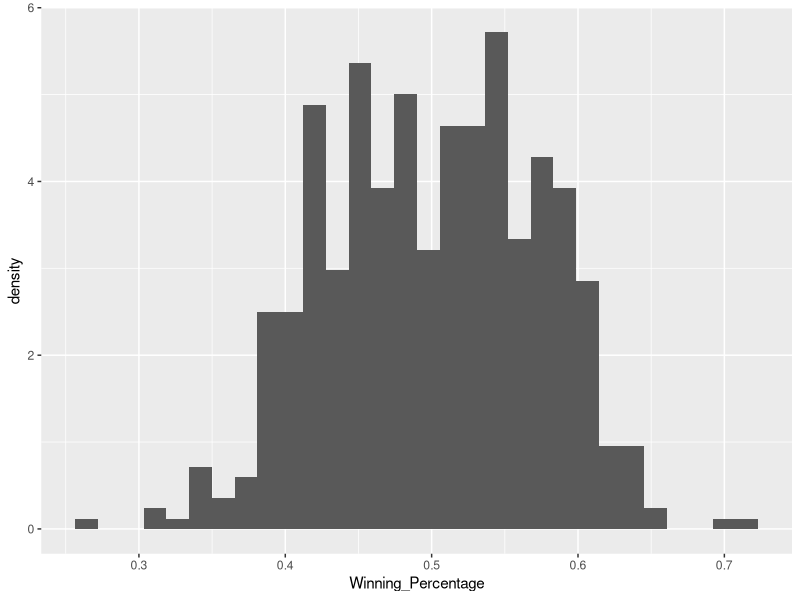
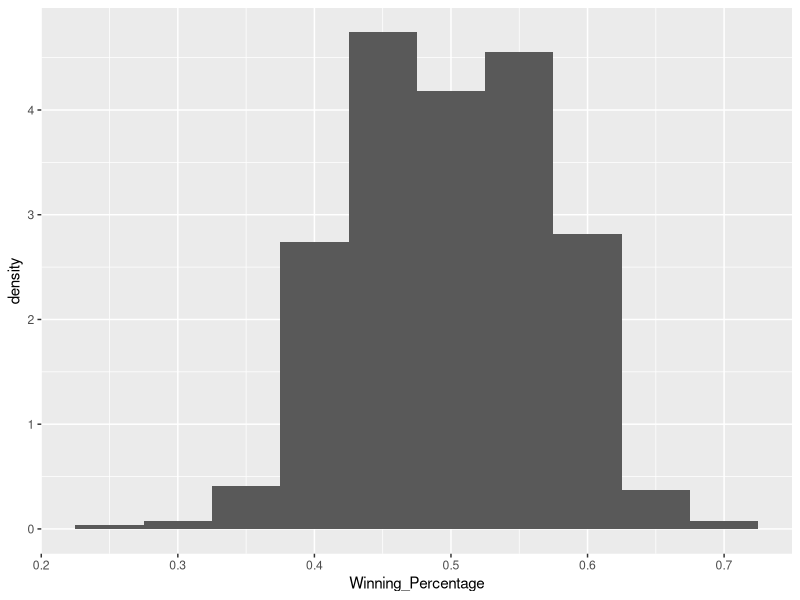
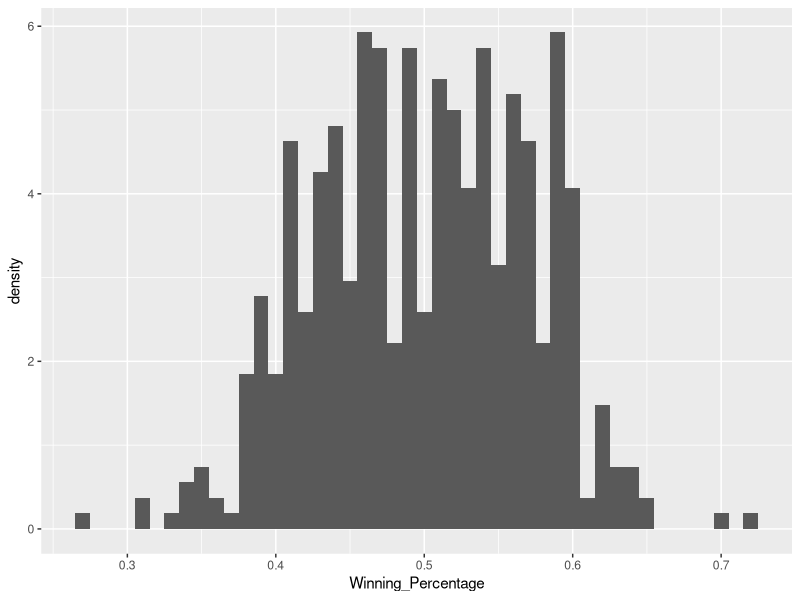
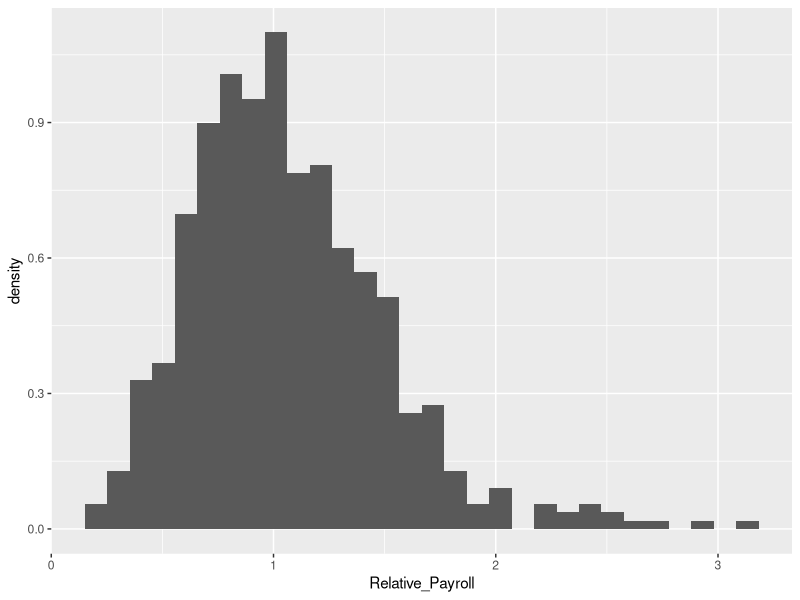
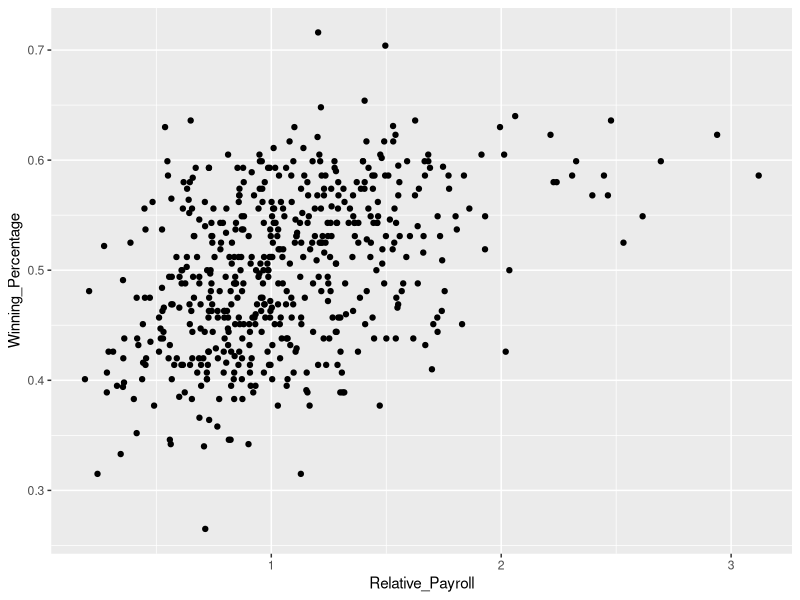
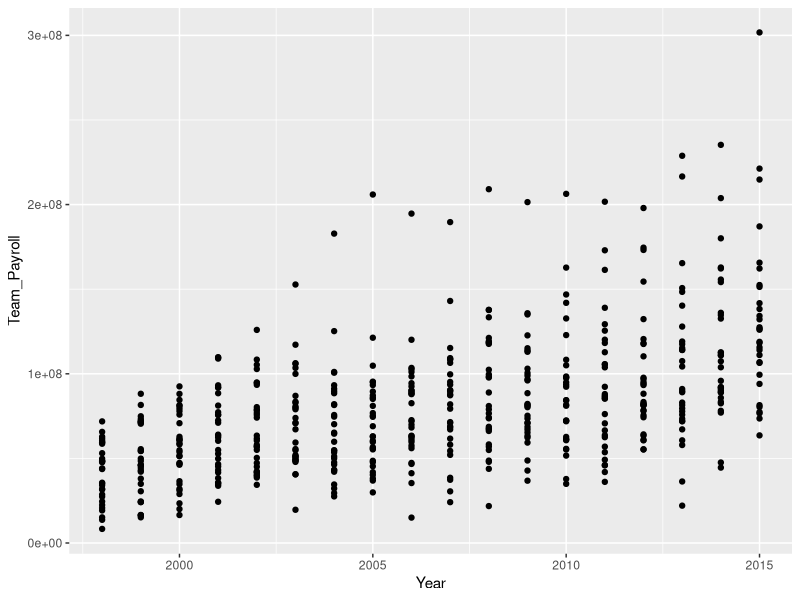
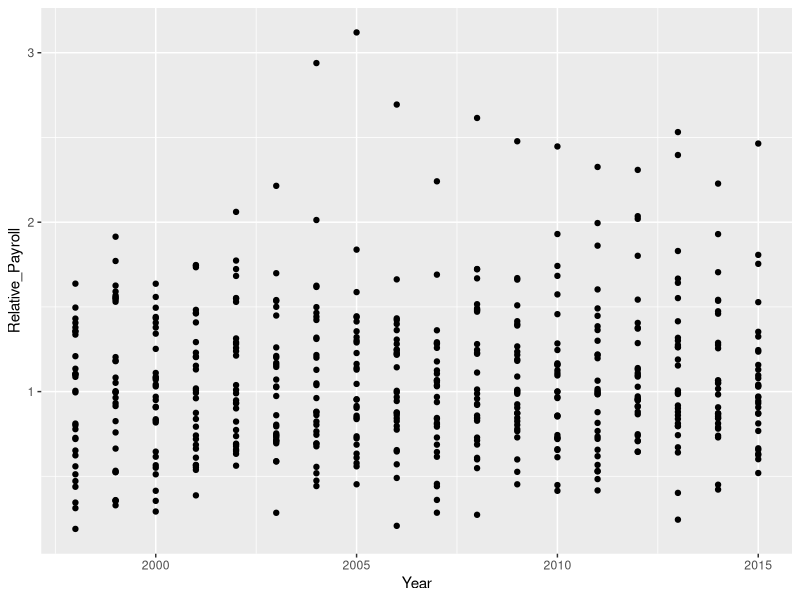
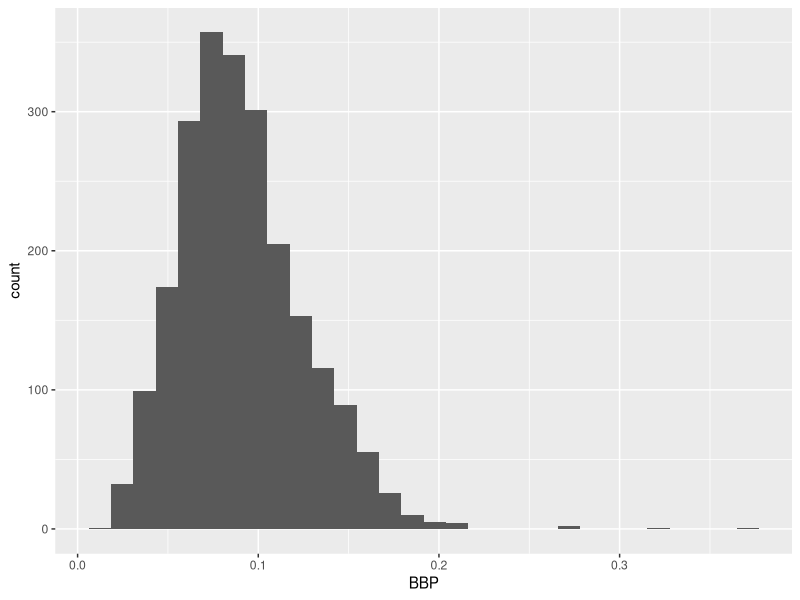

The R source for these figures, in order:
## ---- chunk 1
knitr::opts_chunk$set(cache = TRUE, fig.align = "center", include = FALSE) # set include = TRUE to see solutions in knitted RMarkdown
library(tidyverse)
## ---- chunk 2
# solution
relative_payroll <- read_csv(file = "data/mlb_relative_payrolls.csv")
## ---- chunk 3
# solution
ggplot(data = relative_payroll) +
  geom_histogram(mapping = aes(x = Winning_Percentage, y = ..density..))

ggplot(data = relative_payroll) +
  geom_histogram(mapping = aes(x = Winning_Percentage, y = ..density..), binwidth = 0.05)

ggplot(data = relative_payroll) +
  geom_histogram(mapping = aes(x = Winning_Percentage, y = ..density..), binwidth = 0.01)
## ---- chunk 4
# solution
ggplot(data = relative_payroll) +
  geom_histogram(mapping = aes(x = Relative_Payroll, y = ..density..))
## ---- chunk 5
# solution
ggplot(data = relative_payroll) +
  geom_point(mapping = aes(x = Relative_Payroll, y = Winning_Percentage))
## ---- chunk 6
# solution
ggplot(data = relative_payroll) + 
  geom_point(mapping = aes(x = Year, y = Team_Payroll))

ggplot(data = relative_payroll) + 
  geom_point(mapping = aes(x = Year, y = Relative_Payroll))
## ---- chunk 7
# solution
hitting_qualified <- read_csv("data/hitting_qualified.csv")
## ---- chunk 8
# solution
arrange(hitting_qualified, yearID)
arrange(hitting_qualified, desc(yearID))
## ---- chunk 9
# solution
summarize(hitting_qualified, first_year= min(yearID), last_year= max(yearID))
## ---- chunk 10
# solution
hitting_qualified <- mutate(hitting_qualified,
                            IBB = as.integer(IBB),
                            HBP = as.integer(HBP),
                            SH = as.integer(SH),
                            SF = as.integer(SF),
                            GIDP = as.integer(GIDP))
## ---- chunk 11
select(hitting_qualified, playerID, yearID, AB, IBB, HBP, SH, SF, GIDP)
## ---- chunk 12
hitting_qualified <- replace_na(hitting_qualified, 
                                list(IBB = 0, HBP = 0, SH = 0, SF = 0, GIDP = 0))
## ---- chunk 13
# solution
select(hitting_qualified, playerID, yearID, AB, IBB, HBP, SH, SF, GIDP)
## ---- chunk 14
# solution
hitting_qualified <- mutate(hitting_qualified, X1B = H - X2B - X3B - HR)
## ---- chunk 15
# solution
hitting_qualified <- mutate(hitting_qualified, uBB = BB - IBB)
## ---- chunk 16
# solution
hitting_qualified <- mutate(hitting_qualified,
                  BBP = BB/PA,
                  KP = SO/PA,
                  OBP = (H + BB + HBP)/(AB + BB + HBP + SF),
                  SLG = (X1B + 2*X2B + 3*X3B + 4*HR)/AB,
                  OPS = OBP + SLG,
                  wOBA = (0.687 * uBB + 0.718 * HBP + 0.81 * X1B + 1.256 * X2B + 
                            1.594 * X3B+ 2.065 * HR)/(AB + uBB + SF + HBP))
## ---- chunk 17
# solution
hitting_qualified <- mutate(hitting_qualified, 
                            BBP_rating = case_when(BBP >= .15 ~ "Excellent",
                                                   BBP < .15 & BBP >= .125 ~ "Great",
                                                   BBP < .125 & BBP >= .1 ~ "Above Average",
                                                   BBP < .1 & BBP >= .08 ~ "Average",
                                                   BBP < .08 & BBP >= .07 ~ "Below Average",
                                                   BBP < .07 & BBP >= .055 ~ "Poor",
                                                   BBP < .055 & BBP >= 0 ~ "Awful"),
                            KP_rating = case_when(KP <= .1 ~ "Excellent",
                                                  KP <= .125 & KP > .1 ~ "Great",
                                                  KP <= .16 & KP > .125 ~ "Above Average",
                                                  KP <= .2 & KP > .16 ~ "Average",
                                                  KP <= .22 & KP > .2 ~ "Below Average",
                                                  KP <= .25 & KP > .22 ~ "Poor",
                                                  KP <= 1 & KP > .25 ~ "Awful"),
                            OBP_rating = case_when(OBP >= .39 ~ "Excellent",
                                                   OBP < .39 & OBP >= .37 ~ "Great",
                                                   OBP < .37 & OBP >= .34 ~ "Above Average",
                                                   OBP < .34 & OBP >= .32 ~ "Average",
                                                   OBP < .32 & OBP >= .31 ~ "Below Average",
                                                   OBP < .31 & OBP >= .3 ~ "Poor",
                                                   OBP < .3 & OBP >= 0 ~ "Awful"),
                            OPS_rating = case_when(OPS >= 1 ~ "Excellent",
                                                   OPS < 1 & OPS >= .9 ~ "Great",
                                                   OPS < .9 & OPS >= .8 ~ "Above Average",
                                                   OPS < .8 & OPS >= .71 ~ "Average",
                                                   OPS < .71 & OPS >= .67 ~ "Below Average",
                                                   OPS < .67 & OPS >= .6 ~ "Poor",
                                                   OPS < .6 & OPS >= 0 ~ "Awful"),
                            wOBA_rating = case_when(wOBA >= .4 ~ "Excellent",
                                                    wOBA < .4 & wOBA >= .37 ~ "Great",
                                                    wOBA < .37 & wOBA >= .34 ~ "Above Average",
                                                    wOBA < .34 & wOBA >= .32 ~ "Average",
                                                    wOBA < .32 & wOBA >= .31 ~ "Below Average",
                                                    wOBA < .31 & wOBA >= .3 ~ "Poor",
                                                    wOBA < .3 & wOBA >= 0 ~ "Awful"))
## ---- chunk 18
# solution
tmp_batting <- filter(hitting_qualified, yearID %in% c(2000:2015))
## ---- chunk 19
# solution
batting_recent <- select(tmp_batting, playerID, yearID, teamID, lgID, BBP, BBP_rating, KP, KP_rating, OBP, OBP_rating, SLG, OPS, OPS_rating, wOBA, wOBA_rating)
## ---- chunk 20
# solution
ggplot(batting_recent) +
  geom_histogram(mapping = aes(x=BBP))

ggplot(batting_recent) +
  geom_histogram(mapping = aes(x=KP))

ggplot(batting_recent) +
  geom_histogram(mapping = aes(x=wOBA))

ggplot(batting_recent) +
  geom_point(mapping = aes(x=BBP, y=wOBA))

ggplot(batting_recent) +
  geom_point(mapping = aes(x=KP, y=wOBA))
## ---- chunk 21
#solution
tmp_batting <- tmp_batting %>%
  mutate(OBP_rating = factor(OBP_rating, levels = c("Awful", "Poor", "Below Average", "Average", "Above Average", "Great", "Excellent")),
         BBP_rating = factor(BBP_rating, levels = c("Awful", "Poor", "Below Average", "Average", "Above Average", "Great", "Excellent")),
         KP_rating = factor(KP_rating, levels = c("Awful", "Poor", "Below Average", "Average", "Above Average", "Great", "Excellent")),
         OPS_rating = factor(OPS_rating, levels = c("Awful", "Poor", "Below Average", "Average", "Above Average", "Great", "Excellent")))


ggplot(data = tmp_batting) +
  geom_bar(mapping = aes(x = BBP_rating), fill = 'lightblue') +
  labs(title = "Distribution of BBP Ratings",
       x = "BBP Rating",
       y = "Count") +
  
  theme_minimal()

ggplot(data = tmp_batting) +
  geom_bar(mapping = aes(x = KP_rating), fill = 'lightcoral') +
  labs(title = "Distribution of KP Ratings",
       x = "KP Rating",
       y = "Count") +
  
  theme_minimal()

ggplot(data = tmp_batting) +
  geom_bar(mapping = aes(x = OBP_rating), fill = 'palegoldenrod') +
  labs(title = "Distribution of OBP Ratings",
       x = "OBP Rating",
       y = "Count") +
  
  theme_minimal()

ggplot(data = tmp_batting) +
  geom_bar(mapping = aes(x = OPS_rating), fill = 'darkseagreen3') +
  labs(title = "Distribution of OPS Ratings",
       x = "OPS Rating",
       y = "Count") +
  
  theme_minimal()
